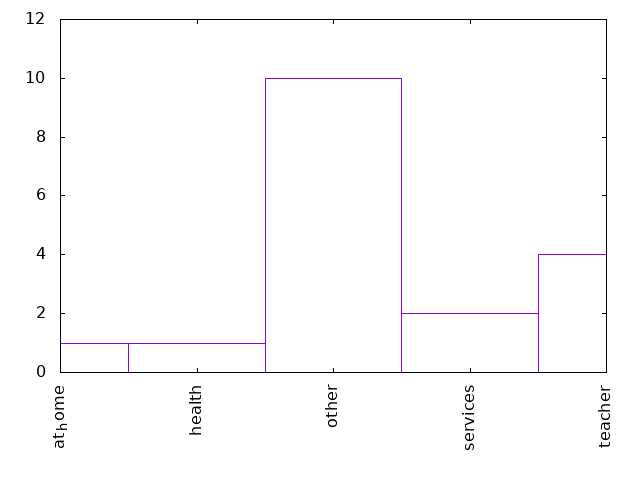

Reproduce this figure in gnuplot.
set term png
set out "18-20Fjob.png"
set key off
set xtics rotate
set yrange[0:12]

plot '18-20Fjob.dat' using 1:xticlabel(2) with boxes
